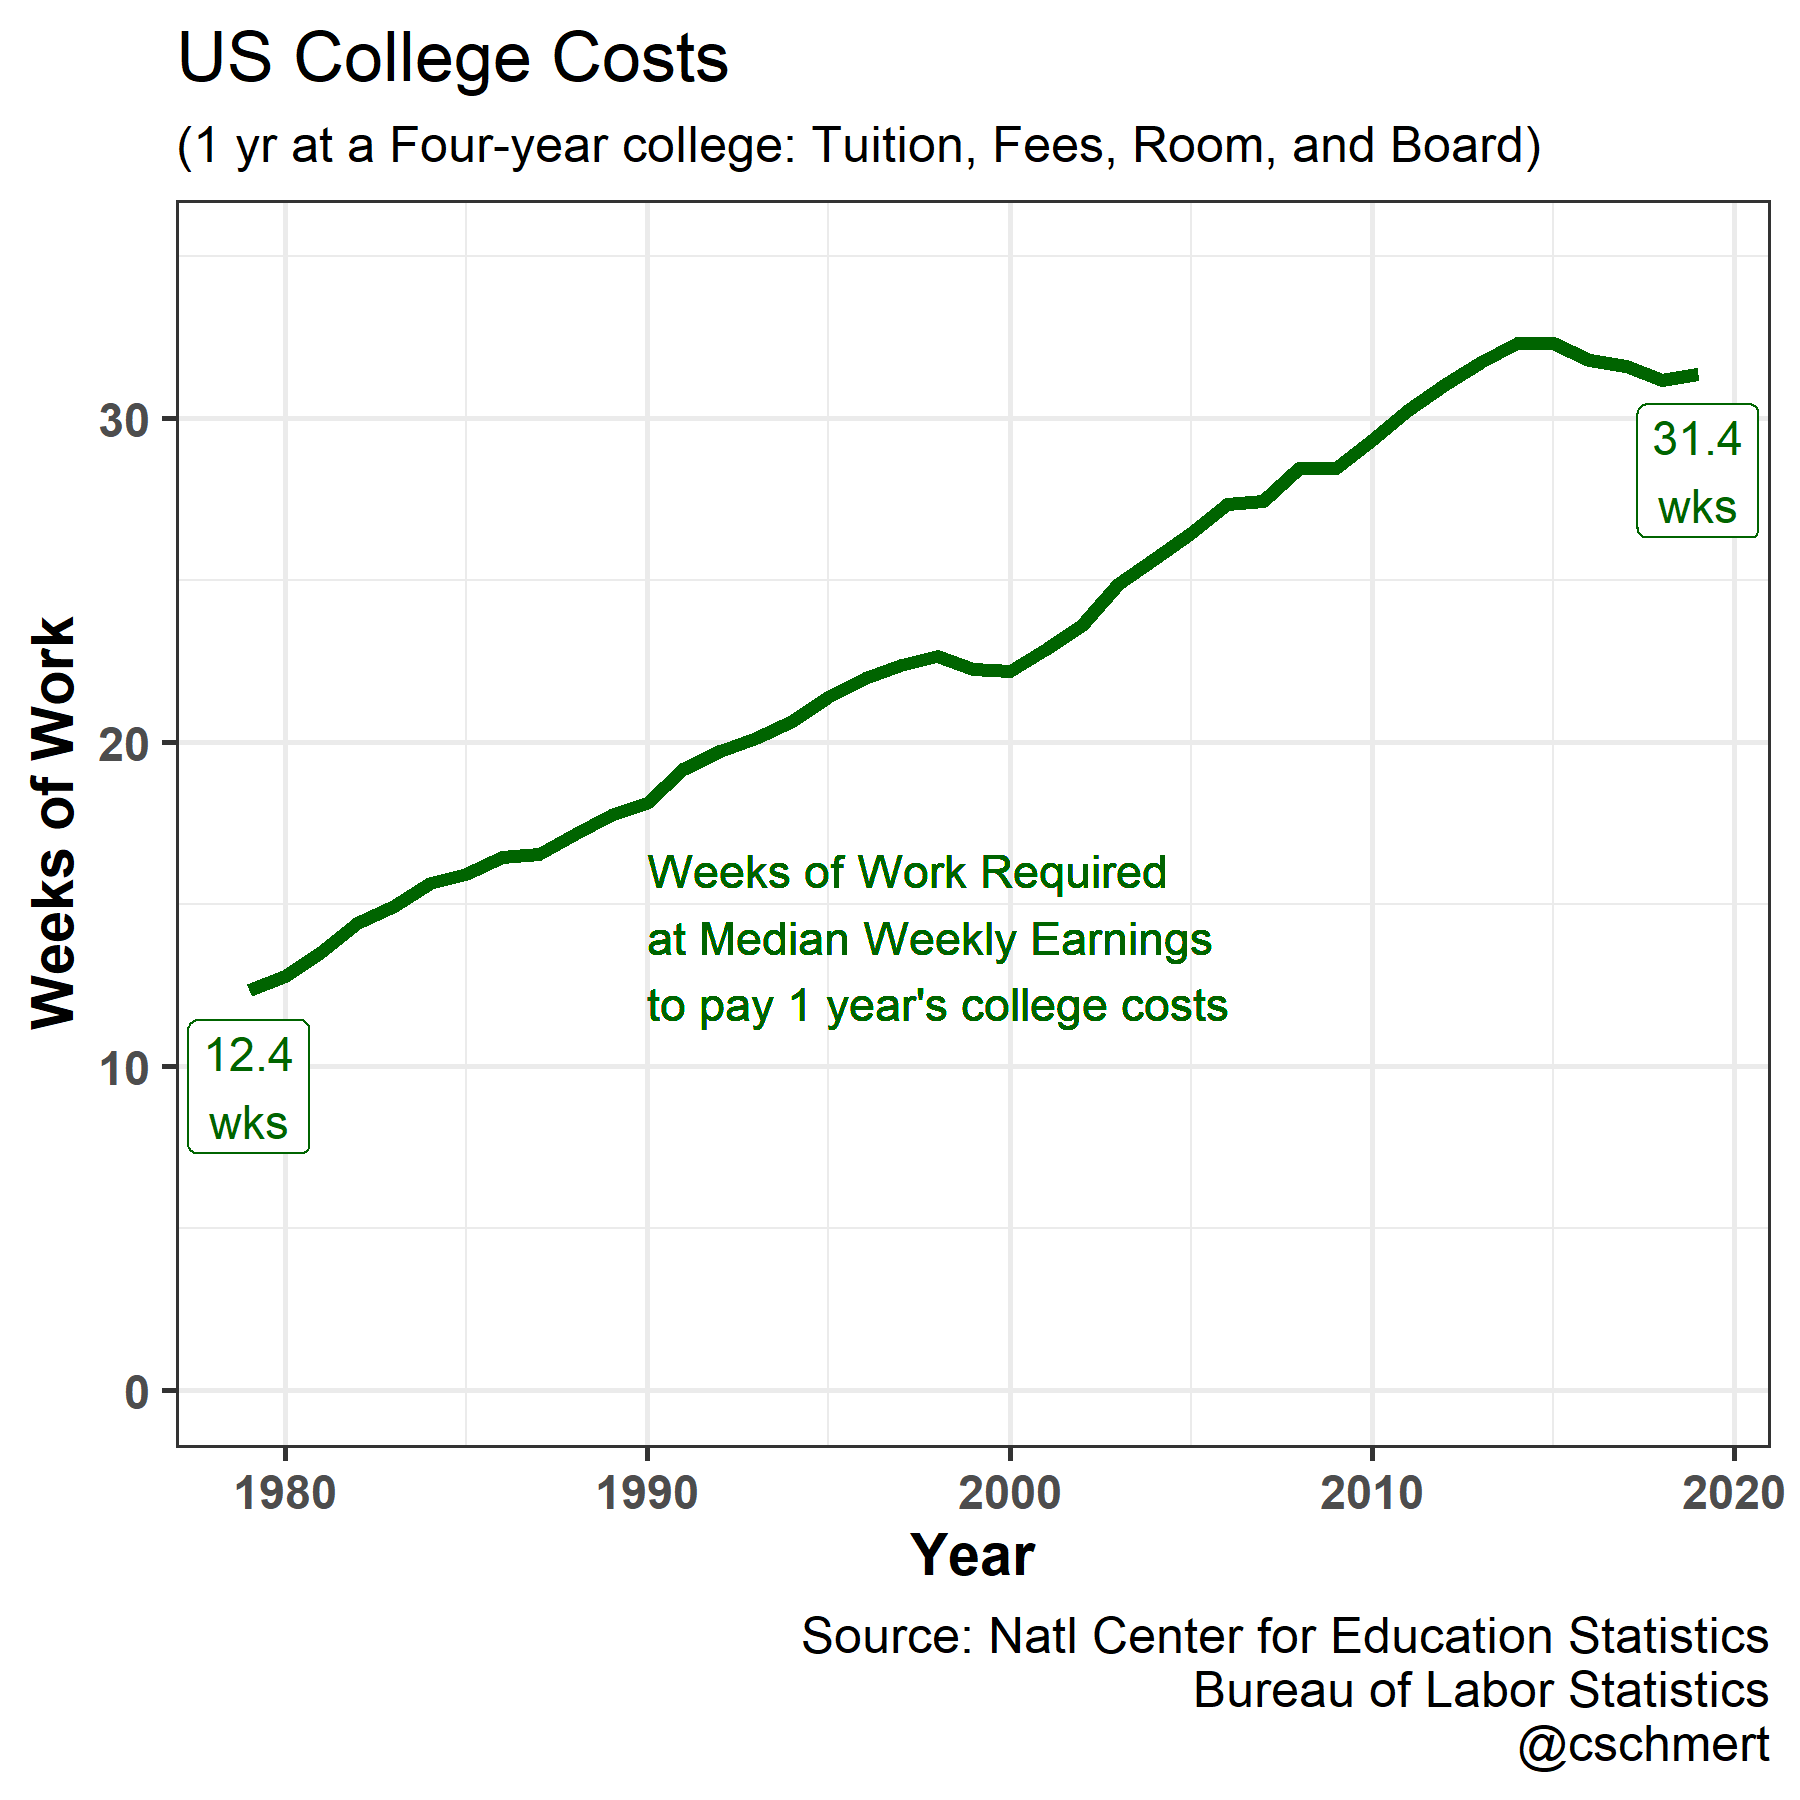

Write R code to recreate this figure.


library(tidyverse)

# 
# Bureau of Labor Statistics
# Consumer Price Index
# Series Id:    CUUR0000SA0
# 
# Not Seasonally Adjusted
# Series Title: All items in U.S. city average, all urban consumers, not seasonally adjusted
# Area:         U.S. city average
# Item:         All items
# Base Period:  1982-84=100
# 

CPI_all = tibble(
  year = 1969:2021,
  cpi = c(36.7,38.8,40.5,41.8,44.4,49.3,
          53.8,56.9,60.6,65.2,72.6,82.4,
          90.9,96.5,99.6,103.9,107.6,109.6,
          113.6,118.3,124.0,130.7,136.2,
          140.3,144.5,148.2,152.4,156.9,
          160.5,163.0,166.6,172.2,177.1,
          179.9,184.0,188.9,195.3,201.6,
          207.342,215.303,214.537,218.056,
          224.939,229.594,232.957,236.736,
          237.017,240.007,245.120,251.107,
          255.657,258.811,270.970))  %>% 
  mutate(multiplier = cpi/cpi[year==2019])

#"Table 330.10. Average undergraduate tuition, fees, room, and board rates charged for full-time students in degree-granting postsecondary institutions, by level and control of 
#              institution: Selected years, 1963-64 through 2019-20"																								
# https://nces.ed.gov/programs/digest/d20/tables/dt20_330.10.asp
# "Total tuition, fees, room and board for 4-year institutions
# Constant 2019-2020 dollars
# year in this df is first half of academic year:
# e.g. "1968" means 1968-1969 AY

# convert NCES costs (which are in 2019-2020 dollars) into the
# equivalent nominal amounts, using overall CPI

costs = tibble(year = 1968:2019,
      real_costs = c(         
        11144,11402,11554,11737,12202,11570,10860,10922,11294,11191,
        10955,10494,10391,10799,11547,11997,12551,13011,13792,13928,
        14275,14609,14601,15332,15806,16354,16637,17199,17548,17935,
        18585,18764,18985,19689,20395,21433,22154,22559,23277,23529,
        24400,25073,25682,26010,26541,27041,27615,28211,28189,28360,
        28121,28775)) %>% 
       full_join(CPI_all) %>% 
       mutate(nominal_costs = real_costs * multiplier)


# Bureau of Labor Statistics
# https://data.bls.gov/pdq/SurveyOutputServlet
# Median wkly earnings, Emp FT, Wage & sal wrkrs - LEU0252881500 

earnings = tibble(
   year = 1979:2021,
   nominal_earnings = c(
          241,262,284,302,313,326,344,359,374,385,399,
          412,426,440,459,467,479,490,503,523,549,576,
          596,608,620,638,651,671,695,722,739,747,756,
          768,776,791,809,832,860,886,917,984,998)
)

data = full_join(costs,earnings) %>% 
        filter(year %in% 1979:2019) %>% 
        mutate(weeks_needed = nominal_costs/nominal_earnings)

text_df = filter(data, year %in% c(1979,2019)) %>% 
           mutate(txt = paste0(sprintf('%2.1f', weeks_needed),'\nwks')) %>% 
           select(year,weeks_needed, txt)

ggplot(data=data) +
  aes(x=year, y=weeks_needed) +
  geom_line(color='darkgreen', size=1.5) +
  theme_bw(base_size=14) +
  theme(axis.text = element_text(face='bold'),
        axis.title = element_text(face='bold'),
        plot.subtitle = element_text(size=12),
        plot.caption =  element_text(size=12)) +
  scale_y_continuous( limits=c(0,35)) +
  labs(title='US College Costs',
       subtitle= '(1 yr at a Four-year college: Tuition, Fees, Room, and Board)',
       x='Year',y='Weeks of Work',
       caption='Source: Natl Center for Education Statistics\nBureau of Labor Statistics\n@cschmert') +
  geom_label(data=text_df, aes(label=txt), 
             nudge_y = -3, size=4, color='darkgreen') +
  geom_text(x=1990, y=14, hjust=0, 
            label=paste0('Weeks of Work Required',
                         '\nat Median Weekly Earnings',
                         '\nto pay 1 year\'s college costs'), color='darkgreen')


ggsave('weeks-needed-to-pay-college-costs.png', height=6, width=6, dpi=300)
